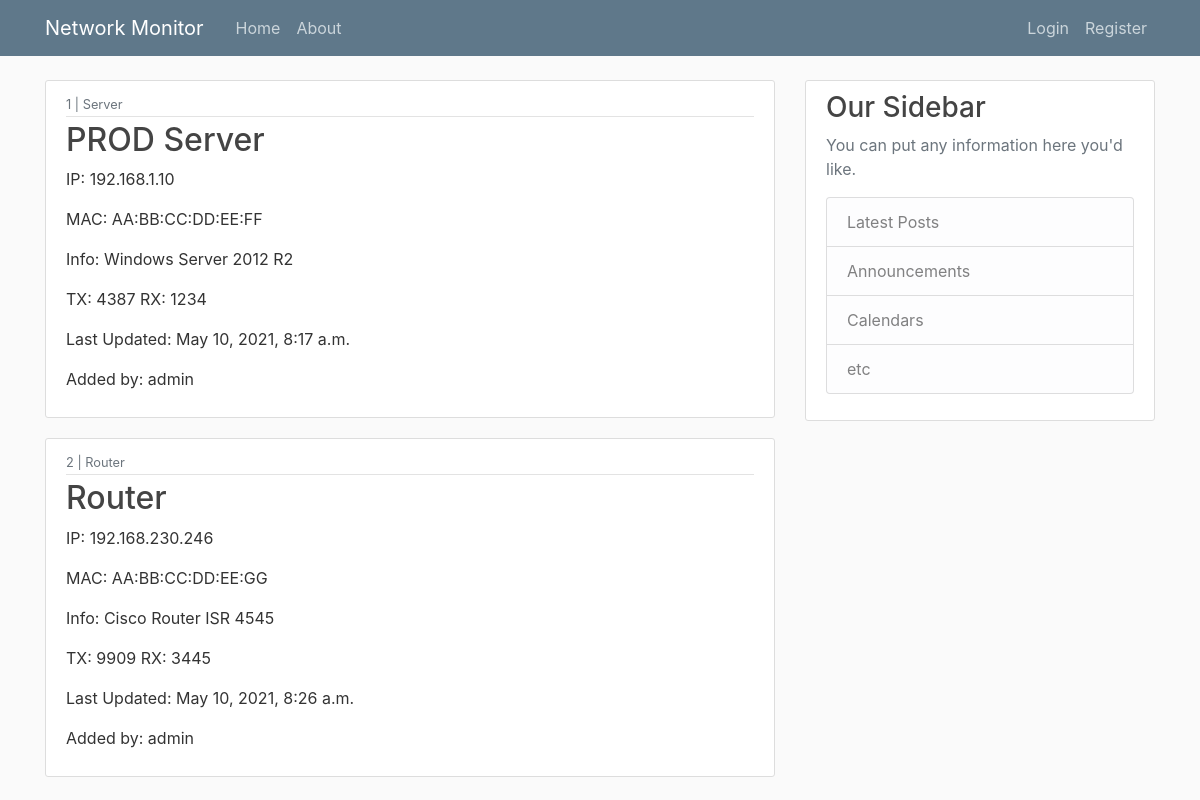
The page / on the database its author committed.
### netmon/models.py (models this page shows, shortened)
class Device(models.Model):
    dev_name = models.CharField(max_length=100)
    dev_id = models.IntegerField(max_length=3)
    dev_type = models.CharField(max_length=100)
    dev_ip = models.CharField(max_length=16)
    dev_mac = models.CharField(max_length=18)
    dev_info = models.CharField(max_length=100)
    dev_tx_traffic = models.IntegerField(max_length=10)
    dev_rx_traffic = models.IntegerField(max_length=10)
    dev_last_updated = models.DateTimeField(default=timezone.now)
    dev_added_by = models.ForeignKey(User, on_delete=models.CASCADE)

### netmon/views.py (the view)
# urls.py: path('', views.home, name='netmon-default'),
def home(request):
    context = {
        'devices': Device.objects.all()
    }
    return render(request, 'netmon/home.html', context)

### netmon/templates/netmon/home.html
{% extends "netmon/base.html" %}
{% block content %}
    {% for device in devices %}
        <article class="media content-section">
            <div class="media-body">
            <div class="article-metadata">
                <small class="text-muted">{{ device.dev_id }} | {{ device.dev_type }}</small>
            </div>
            <h2><a class="article-title" href="#">{{ device.dev_name }}</a></h2>
            <p class="article-content">IP: {{ device.dev_ip }}</p>
            <p class="article-content">MAC: {{ device.dev_mac }}</p>
            <p class="article-content">Info: {{ device.dev_info }}</p>
            <p class="article-content">TX: {{ device.dev_tx_traffic }} RX: {{ device.dev_rx_traffic }}</p>
            <p class="article-content">Last Updated: {{ device.dev_last_updated }}</p>
            <p class="article-content"> Added by: {{ device.dev_added_by }}</p>
            </div>
        </article>
    {% endfor %}
{%endblock content %}

### netmon/templates/netmon/base.html (shortened to what this page needs)
{% load static %}
<!DOCTYPE html>
<html>
<head>
    <link rel="stylesheet" href="https://maxcdn.bootstrapcdn.com/bootstrap/4.0.0/css/bootstrap.min.css"
>
    <link rel="stylesheet" type="text/css" href="{% static 'netmon/main.css' %}">
</head>
<body>
    <header class="site-header">
        <nav class="navbar navbar-expand-md navbar-dark bg-steel fixed-top">
            <div class="container">
                <a class="navbar-brand mr-4" href="{% url 'netmon-home' %}">Network Monitor</a>
                <div class="collapse navbar-collapse" id="navbarToggle">
                    <div class="navbar-nav mr-auto">
                        <a class="nav-item nav-link" href="{% url 'netmon-home' %}">Home</a>
                        <a class="nav-item nav-link" href="{% url 'netmon-about' %}">About</a>
                    </div>
                    <div class="navbar-nav">
                        {% if user.is_authenticated %}
                        <a class="nav-item nav-link" href="{% url 'profile' %}">Profile</a>
                        <a class="nav-item nav-link" href="{% url 'logout' %}">Logout</a>
                        {% else %}
                        <a class="nav-item nav-link" href="{% url 'login' %}">Login</a>
                        <a class="nav-item nav-link" href="{% url 'register' %}">Register</a>
                        {% endif %}
                    </div>
                </div>
            </div>
        </nav>
    </header>
    <main role="main" class="container">
        <div class="row">
            <div class="col-md-8">
                {% block content %}{% endblock %}
            </div>
            <div class="col-md-4">
                <div class="content-section">
                    <h3>Our Sidebar</h3>
                    <p class='text-muted'>You can put any information here you'd like.
                    <ul class="list-group">
                        <li class="list-group-item list-group-item-light">Latest Posts</li>
                        <li class="list-group-item list-group-item-light">Announcements</li>
                        <li class="list-group-item list-group-item-light">Calendars</li>
                        <li class="list-group-item list-group-item-light">etc</li>
                    </ul>
                    </p>
                </div>
            </div>
        </div>
    </main>
</body>
</html>

### netmon/static/netmon/main.css (style rules this page uses)
body { background: #fafafa; color: #333333; margin-top: 5rem; }
h1, h2, h3, h4, h5, h6 { color: #444444; }
ul { margin: 0; }
.bg-steel { background-color: #5f788a; }
.site-header .navbar-nav .nav-link { color: #cbd5db; }
.content-section { background: #ffffff; padding: 10px 20px; border: 1px solid #dddddd; border-radius: 3px; margin-bottom: 20px; }
.article-title { color: #444444; }
.article-content { white-space: pre-line; }
.article-metadata { padding-bottom: 1px; margin-bottom: 4px; border-bottom: 1px solid #e3e3e3 }

### rows shown on the page
Device: dev_id "1", dev_type "Server", dev_name "PROD Server", dev_ip "192.168.1.10", dev_mac "AA:BB:CC:DD:EE:FF", dev_info "Windows Server 2012 R2", dev_tx_traffic "4387", dev_rx_traffic "1234", dev_last_updated "May 10, 2021, 8:17 a.m.", dev_added_by "admin"
Device: dev_id "2", dev_type "Router", dev_name "Router", dev_ip "192.168.230.246", dev_mac "AA:BB:CC:DD:EE:GG", dev_info "Cisco Router ISR 4545", dev_tx_traffic "9909", dev_rx_traffic "3445", dev_last_updated "May 10, 2021, 8:26 a.m.", dev_added_by "admin"
